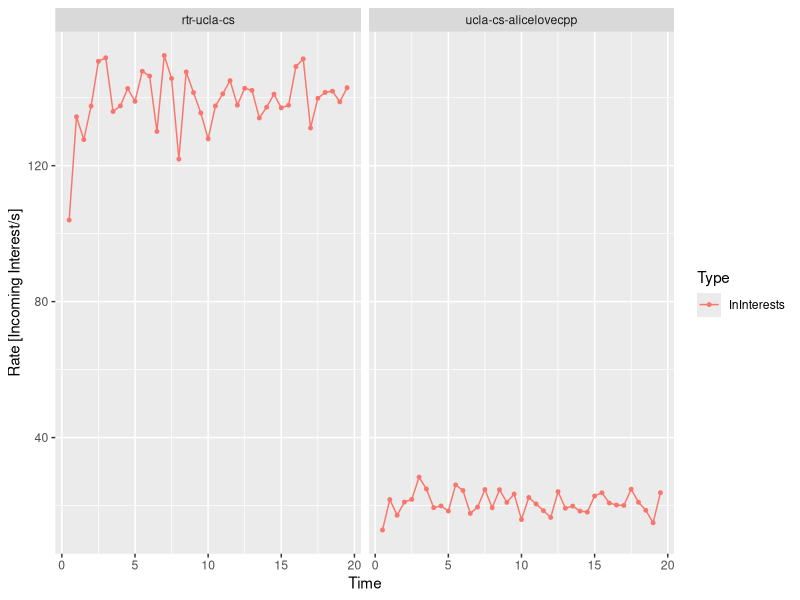

Write R code to recreate this figure.
# install.packages('ggplot2')
library(ggplot2)
# install.packages('scales')
library(scales)

# install.packages('doBy')
library(doBy)

#########################
# Rate trace processing #
#########################
data = read.table("../a1.txt", header=T)
data$Node = factor(data$Node)
data$FaceId <- factor(data$FaceId)
data$Kilobits <- data$Kilobytes * 8
data$Type = factor(data$Type)

# exlude irrelevant types
data = subset(data, Type %in% c("InInterests"))

# combine stats from all faces
data.combined = summaryBy(. ~ Time + Node + Type, data=data, FUN=sum)

data = subset(data.combined, Node %in% c("rtr-ucla-cs", "ucla-cs-alicelovecpp"))

# graph rates on selected nodes in number of incoming interest packets
g.nodes <- ggplot(data) +
  geom_point(aes (x=Time, y=Packets.sum, color=Type), size=1) +
  geom_line(aes (x=Time, y=Packets.sum, color=Type), size=0.5) +
  ylab("Rate [Incoming Interest/s]") +
  facet_wrap(~ Node)

png("a1.png", width=500, height=250)
print(g.nodes)
retval <- dev.off()